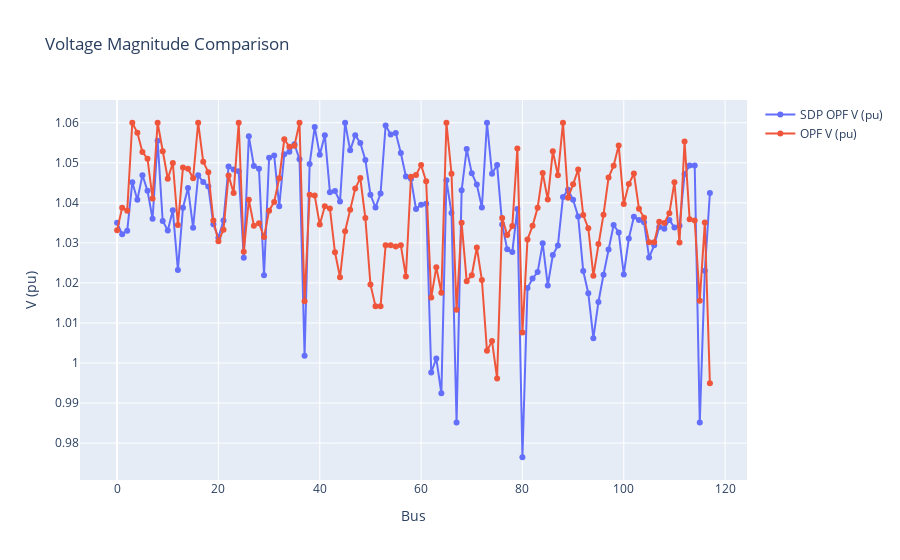

Notebook code for this chart:
### Code cell
# Voltage Magnitude plot
gen_fig = go.Figure()
gen_fig.add_trace(go.Scatter(x=list(range(n)), y=V_sdp, mode='markers+lines', name='SDP OPF V (pu)'))
gen_fig.add_trace(go.Scatter(x=list(range(n)), y=V_opf, mode='markers+lines', name='OPF V (pu)'))
gen_fig.update_layout(title="Voltage Magnitude Comparison", xaxis_title="Bus", yaxis_title="V (pu)")
gen_fig.show()
